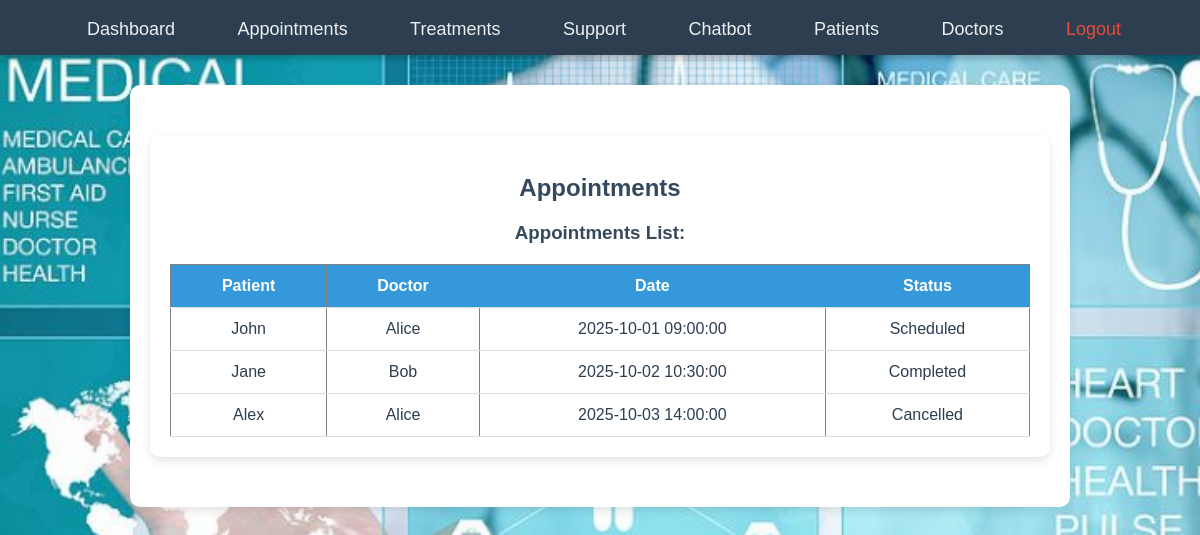
Screenshot of /appointments.php (signed in) with the database file from the repository.
### tables this page shows
CREATE TABLE `appointments` (
  `appointment_id` int(10) UNSIGNED NOT NULL,
  `patient_id` int(10) UNSIGNED NOT NULL,
  `doctor_id` int(10) UNSIGNED NOT NULL,
  `appointment_date` datetime DEFAULT NULL COMMENT 'Appointment time',
  `status` enum('Scheduled','Completed','Cancelled') NOT NULL DEFAULT 'Scheduled' COMMENT 'Status'
);

CREATE TABLE `patients` (
  `patient_id` int(10) UNSIGNED NOT NULL,
  `first_name` varchar(50) DEFAULT NULL COMMENT 'Patient first name',
  `last_name` varchar(50) DEFAULT NULL COMMENT 'Patient last name',
  `dob` date DEFAULT NULL COMMENT 'Date of birth',
  `gender` enum('Male','Female','Other') DEFAULT NULL COMMENT 'Patient gender',
  `phone` varchar(15) DEFAULT NULL COMMENT 'Phone number',
  `email` varchar(100) DEFAULT NULL COMMENT 'Unique email',
  `address` text DEFAULT NULL COMMENT 'Address',
  `disciplinary_record` text DEFAULT NULL COMMENT 'Notes on discipline'
);

CREATE TABLE `doctors` (
  `doctor_id` int(10) UNSIGNED NOT NULL,
  `first_name` varchar(50) DEFAULT NULL COMMENT 'Doctor first name',
  `last_name` varchar(50) DEFAULT NULL COMMENT 'Doctor last name',
  `specialization` varchar(100) DEFAULT NULL COMMENT 'Medical specialty',
  `phone` varchar(15) DEFAULT NULL COMMENT 'Phone',
  `email` varchar(100) DEFAULT NULL COMMENT 'Unique email'
);

### appointments.php (the view, shortened to what this page needs)
<?php
include 'db.php';
include 'navbar.php';
$role = $_SESSION['role'];
$uid = $_SESSION['user_id'];
if($role=='patient'){
    $result = $conn->query("SELECT a.*, d.first_name,d.last_name FROM appointments a JOIN doctors d ON a.doctor_id=d.doctor_id WHERE a.patient_id='$uid'");
} elseif($role=='doctor'){
    $result = $conn->query("SELECT a.*, p.first_name,p.last_name FROM appointments a JOIN patients p ON a.patient_id=p.patient_id WHERE a.doctor_id='$uid'");
} else {
    $result = $conn->query("SELECT a.*, p.first_name AS patient_name, d.first_name AS doctor_name FROM appointments a JOIN patients p ON a.patient_id=p.patient_id JOIN doctors d ON a.doctor_id=d.doctor_id");
}
?>
<div class="content">
<h2>Appointments</h2>
<h3>Appointments List:</h3>
<table border="1" style="width:100%; text-align:center;">
<tr>
<?php if($role=='patient'){ echo "<th>Doctor</th>"; } elseif($role=='doctor'){ echo "<th>Patient</th>"; } else { echo "<th>Patient</th><th>Doctor</th>"; } ?>
<th>Date</th><th>Status</th></tr>
<?php while($row=$result->fetch_assoc()){
    echo "<tr>";
    if($role=='patient'){ echo "<td>".$row['first_name']." ".$row['last_name']."</td>"; }
    elseif($role=='doctor'){ echo "<td>".$row['first_name']." ".$row['last_name']."</td>"; }
    else{ echo "<td>".$row['patient_name']."</td><td>".$row['doctor_name']."</td>"; }
    echo "<td>".$row['appointment_date']."</td><td>".$row['status']."</td></tr>";
} ?>
</table>
</div>

### navbar.php (shortened to what this page needs)
<?php
$role = $_SESSION['role'] ?? '';
?>
<!DOCTYPE html>
<html>
<head>
    <link rel="stylesheet" href="style.css">
</head>
<body>
<nav>
    <a href="dashboard.php"><i class="fas fa-home"></i>Dashboard</a>
    <a href="appointments.php"><i class="fas fa-calendar-check"></i>Appointments</a>
    <a href="treatments.php"><i class="fas fa-notes-medical"></i>Treatments</a>
    <a href="support.php"><i class="fas fa-headset"></i>Support</a>
    <a href="chatbot.php"><i class="fas fa-robot"></i>Chatbot</a>
    <?php if($role=='admin'){ ?>
        <a href="admin_patients.php"><i class="fas fa-users"></i>Patients</a>
        <a href="admin_doctors.php"><i class="fas fa-user-md"></i>Doctors</a>
    <?php } ?>
    <a href="logout.php" style="color:#e74c3c;"><i class="fas fa-sign-out-alt"></i>Logout</a>
</nav>
<div class="content">

### style.css (style rules this page uses)
body { font-family: 'Segoe UI', Tahoma, Geneva, Verdana, sans-serif; color: #2c3e50; margin: 0; padding: 0; text-align: center; background-image: url('../images/background.jpg'); background-size: cover; background-position: center; background-repeat: no-repeat; background-attachment: fixed; background-color: #f0f0f0; }
.content { max-width: 900px; margin: 30px auto; padding: 20px; background-color: rgba(255,255,255,0.9); border-radius: 10px; box-shadow: 0 4px 8px rgba(0,0,0,0.1); }
h2, h3 { color: #34495e; margin-bottom: 20px; }
table { width: 100%; border-collapse: collapse; margin-top: 20px; text-align: left; }
table th, table td { padding: 12px; border-bottom: 1px solid #ddd; }
table th { background-color: #3498db; color: white; }
a { color: #3498db; text-decoration: none; }

### navbar.php (style rules this page uses)
nav { background-color: #2c3e50; padding: 15px 0; text-align: center; box-shadow: 0 4px 6px rgba(0,0,0,0.2); }
nav a { color: #ecf0f1; text-decoration: none; margin: 0 25px; font-size: 18px; transition: 0.3s; display: inline-flex; align-items: center; gap: 8px; }
body { text-align: center; font-family: Arial, sans-serif; background-color: #f4f6f7; }
.content { margin: 30px auto; max-width: 900px; padding: 20px; background-color: #fff; border-radius: 10px; box-shadow: 0 4px 10px rgba(0,0,0,0.1); }

### rows the page displays
appointments: patient.first_name "John", doctor.first_name "Alice", appointment_date "2025-10-01 09:00:00", status "Scheduled"
appointments: patient.first_name "Jane", doctor.first_name "Bob", appointment_date "2025-10-02 10:30:00", status "Completed"
appointments: patient.first_name "Alex", doctor.first_name "Alice", appointment_date "2025-10-03 14:00:00", status "Cancelled"
